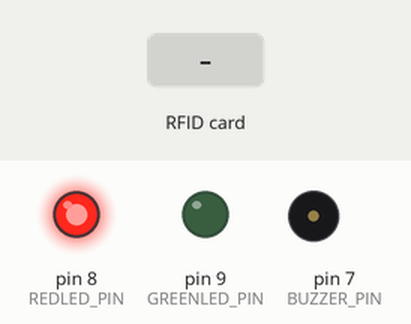
Simulated run of this sketch. Board: Arduino Mega 2560, built with avr-gcc and run on an emulated ATmega2560. Parts: output pins drawn as LEDs (lit = HIGH), buzzer (waves = sounding, pin HIGH). The inputs (shaded band) are chosen by the test bench. Pins used as bus, display or sensor lines are not drawn; what the sketch prints to the serial monitor is not drawn.

Above: at 1.2 s.
1.3 s: RFID card 5E 7A 19 C4 held to the reader
At 1.49 s:
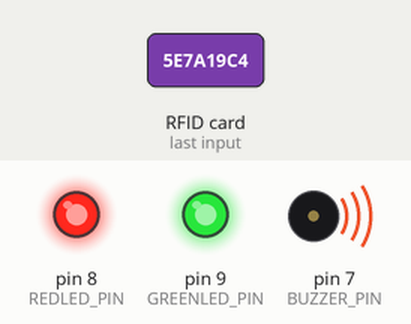
At 2.7 s:
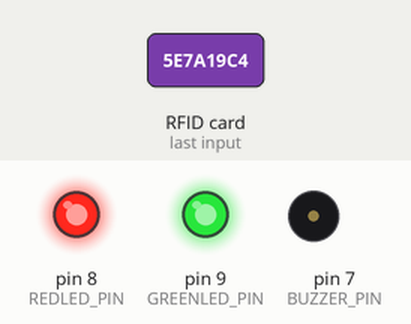
3.1 s: RFID card 5E 7A 19 C4 held to the reader
At 3.28 s:
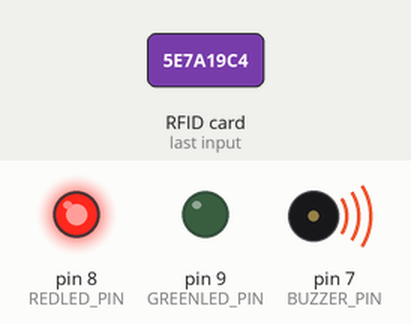
Timing chart, 0 to 6.1 s (numbered marks = the images above; inputs shaded):
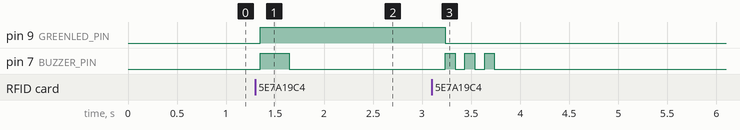

The sketch:

clonatore_rfid.ino
```cpp
/*
 * Pin layout for SPI communication:
 * -----------------------------------------------------------------------------------------
 * Arduino Mega
 * Signal           Pin
 * -----------------------------------------------------------------------------------------
 * RST/Reset        5
 * SPI SS/SDA       53
 * SPI MOSI         51
 * SPI MISO         50
 * SPI SCK          52
 */

#include <SPI.h>
#include <MFRC522.h>

// Pin breadboard
#define GREENLED_PIN 9
#define REDLED_PIN 8
#define BUZZER_PIN 7

// Pin Rfid module
#define RFID_SS_PIN 53
#define RFID_RESET_PIN 5

// Misc
#define DATALEN 18        // a data block on the PICC is 18 bytes: 16 bytes of data, 2 bytes for CRC
#define DATABLOCK 1       // the block containing the secret data
#define LED_DELAY 1000    // how many ms the leds should stay on
#define BUZZER_DELAY 100  // how many ms the buzzer should stay on

MFRC522 mfrc522(RFID_SS_PIN, RFID_RESET_PIN);  // Create MFRC522 instance
MFRC522::MIFARE_Key key;                       // Key used in the Crypto1 when communicating with the PICC
MFRC522::StatusCode status;                    // Struct used to indicate the current status of the RFID operations

bool waitingForOriginalCard;
byte readData[DATALEN];

void setup() {
  Serial.begin(9600);  // Initialize serial communications with the PC
  SPI.begin();         // Init SPI bus
  mfrc522.PCD_Init();  // Init MFRC522 reader

  // Prepare the CRYPTO1 key - the default keys are FFFFFFFFFFFFh (set from the factory)
  for (byte i = 0; i < 6; i++) {
    key.keyByte[i] = 0xFF;
  }

  pinMode(GREENLED_PIN, OUTPUT);    // The pin connected to the green led is an output (0-5 volt)
  pinMode(REDLED_PIN, OUTPUT);      // The pin connected to the red led is an output (0-5 volt)
  pinMode(BUZZER_PIN, OUTPUT);      // The pin connected to the active buzzer is an output (0-5 volt)
  digitalWrite(GREENLED_PIN, LOW);  // Turn off the green led
  digitalWrite(REDLED_PIN, HIGH);   // Turn on the red led
  digitalWrite(BUZZER_PIN, LOW);    // Turn off the active buzzer
  waitingForOriginalCard = true;    // This become false when the PICC has been read and it's ready to clone it in another PICC

  mfrc522.PCD_DumpVersionToSerial();  // Show details of PCD - MFRC522 Card Reader details
  Serial.println(F("\nAVVIO CLONATORE\nAvvicinare il tag RFID da copiare"));
}

void loop() {
  if (waitingForOriginalCard) {
    loopReadData();  // Wait for a original PICC to be read
  } else {
    loopCloneData();  // Wait for an attacker PICC to be writable
  }
}

void loopReadData() {
  // Look for new cards, and select one if present
  if (!mfrc522.PICC_IsNewCardPresent() || !mfrc522.PICC_ReadCardSerial()) {
    delay(100);  // Wait a bit and then restart the loop
    return;
  }

  // Authentication with the CRYPTO1 key
  status = mfrc522.PCD_Authenticate(MFRC522::PICC_CMD_MF_AUTH_KEY_A, DATABLOCK, &key, &(mfrc522.uid));
  if (status != MFRC522::STATUS_OK) {
    Serial.print(F("Autenticazione fallita: "));
    Serial.println(mfrc522.GetStatusCodeName(status));
    return;
  }

  // Read the secret bytes and save them in the `readData` array
  byte len = DATALEN;  // the MIFARE_Read function needs the address of the len, so we need to save it as a variable
  status = mfrc522.MIFARE_Read(DATABLOCK, readData, &len);
  if (status != MFRC522::STATUS_OK) {
    Serial.print(F("Lettura fallita: "));
    Serial.println(mfrc522.GetStatusCodeName(status));
    return;
  }

  printReadData();

  // Now a card is selected. The UID and SAK are in `mfrc522.uid`
  // Turn on green led
  digitalWrite(GREENLED_PIN, HIGH);
  buzz(1, BUZZER_DELAY * 3);

  mfrc522.PICC_HaltA();       // Tell the PICC to stop until it's removed from the reader
  mfrc522.PCD_StopCrypto1();  // stop the authentication instance (or the card won't be readable anymore)

  waitingForOriginalCard = false;  // From the next loop: wait for the attacker PICC
  Serial.println(F("Avvicinare il tag RFID nel quale salvare il segreto clonato"));
}

void loopCloneData() {
  // Look for new cards, and select one if present
  if (!mfrc522.PICC_IsNewCardPresent() || !mfrc522.PICC_ReadCardSerial()) {
    delay(100);  // Wait a bit and then restart the loop
    return;
  }


  // Authentication with the CRYPTO1 key
  status = mfrc522.PCD_Authenticate(MFRC522::PICC_CMD_MF_AUTH_KEY_A, DATABLOCK, &key, &(mfrc522.uid));
  if (status != MFRC522::STATUS_OK) {
    Serial.print(F("Autenticazione fallita: "));
    Serial.println(mfrc522.GetStatusCodeName(status));
    return;
  }

  // Write the cloned data
  status = mfrc522.MIFARE_Write(DATABLOCK, readData, DATALEN - 2);  // len is 18: 16 bytes for data, 2 bytes for CRC
  if (status != MFRC522::STATUS_OK) {
    Serial.print(F("MIFARE_Write() fallito: "));
    Serial.println(mfrc522.GetStatusCodeName(status));
    return;
  }

  Serial.println(F("Tag RFID clonato correttamente. Riavvio...\n"));
  Serial.println(F("AVVIO CLONATORE\nAvvicinare il tag RFID da copiare"));

  // Turn off green led
  digitalWrite(GREENLED_PIN, LOW);
  buzz(3, BUZZER_DELAY);

  mfrc522.PICC_HaltA();       // Tell the PICC to stop until it's removed from the reader
  mfrc522.PCD_StopCrypto1();  // stop the authentication instance (or the card won't be readable anymore)
  waitingForOriginalCard = true;
}

void printReadData() {
  Serial.print(F("Segreto letto: "));
  for (int i = 0; i < DATALEN - 2; i++) {  // len is 18: 16 bytes for data, 2 bytes for CRC
    Serial.print((char)readData[i]);
  }
  Serial.print(" (");
  for (int i = 0; i < DATALEN - 2; i++) {  // len is 18: 16 bytes for data, 2 bytes for CRC
    Serial.print(readData[i] < 0x10 ? " 0" : " ");
    Serial.print(readData[i], HEX);
  }
  Serial.println(" )");
}

void buzz(int times, int duration) {
  for (int i = 0; i < times; i++) {
    digitalWrite(BUZZER_PIN, HIGH);
    delay(duration);
    digitalWrite(BUZZER_PIN, LOW);
    delay(duration);
  }
}
```

Measured:
- after the input at 1.3 s, pin 9 (GREENLED_PIN): LOW → HIGH after 0.05 s; pin 7 (BUZZER_PIN): LOW → HIGH after 0.05 s, → LOW 0.30 s later
- after the input at 3.1 s, pin 9 (GREENLED_PIN): HIGH → LOW after 0.14 s; pin 7 (BUZZER_PIN): alternates HIGH for 0.10 s and LOW for 0.10 s, 6 changes in all, then stays LOW, starting after 0.14 s
